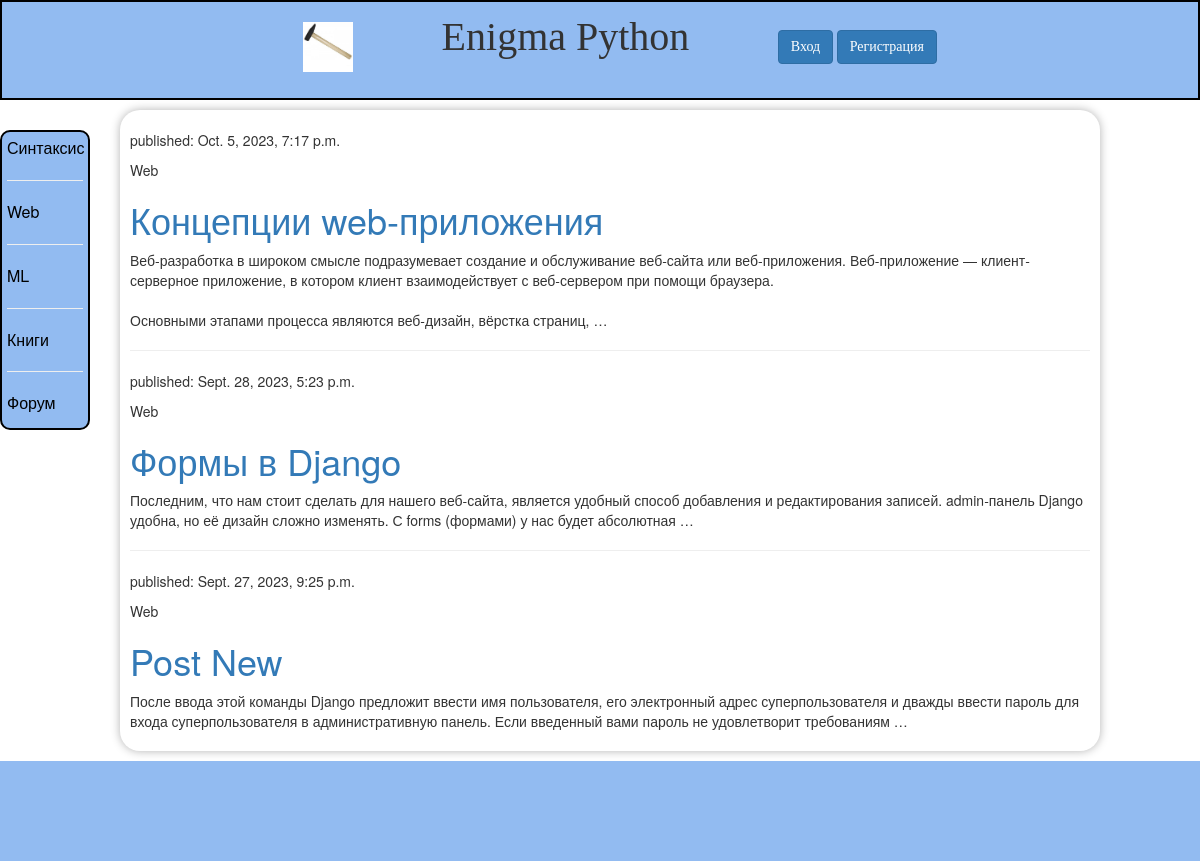
Screenshot of /web/ with the database file from the repository.
### coolsite/models.py (models this page shows, shortened)
class Post(models.Model):
    AUTHOR_CHOICES = (
        ('ML', 'Machine Learning'),
        ('Web', 'Web Development'),
        ('Syntax', 'Programming Syntax'),
        ('Book', 'Book Reviews'),
    )
    author = models.ForeignKey(settings.AUTH_USER_MODEL, on_delete=models.CASCADE)
    choice = models.CharField(max_length=10, choices=AUTHOR_CHOICES, default='Syntax')
    title = models.CharField(max_length=200)
    text = models.TextField()
    img = models.ImageField(upload_to='images/', default='default_image.jpg')
    created_date = models.DateTimeField(default=timezone.now)
    published_date = models.DateTimeField(blank=True, null=True)
    def get_absolute_url(self):
        return reverse('post_detail', args=[str(self.pk)])

### coolsite/views.py (the view)
# urls.py: path('web/', views.web, name='web'),
def web(request):
    post = Post.objects.filter(choice='Web').order_by('-published_date')
    return render(request, 'blog/index.html', {'post': post, 'menu': menu})

### coolsite/templates/blog/index.html
{% extends 'base.html' %}
{% block content %}
        <p>{% for post in post %}</p>
            <p>published: {{ post.published_date }}</p>
            <p> {{ post.choice }}</p>
            <h1><a href="{{ post.get_absolute_url }}">{{ post.title }}</a></h1
            <p>{{ post.text|linebreaksbr|truncatewords:30 }}</p>
            {% if not forloop.last %}
            <hr>
            {% endif %}
    {% endfor %}
{% endblock %}

### coolsite/static/css/coolsite.css (style rules this page uses)
body { height: 100%; margin: 0; }

### rows the page displays
Post: published_date "Oct. 5, 2023, 7:17 p.m.", choice "Web", title "Концепции web-приложения", text "Веб-разработка в широком смысле подразумевает создание и обслуживание веб-сайта или веб-приложения. Веб-приложение — клиент-серверное приложение, в котором клиент взаимодействует с веб-сервером при помощи браузера. Основными этапами процесса являются веб-дизайн, вёрстка страниц, …"
Post: published_date "Sept. 28, 2023, 5:23 p.m.", choice "Web", title "Формы в Django", text "Последним, что нам стоит сделать для нашего веб-сайта, является удобный способ добавления и редактирования записей. admin-панель Django удобна, но её дизайн сложно изменять. С forms (формами) у нас будет абсолютная …"
Post: published_date "Sept. 27, 2023, 9:25 p.m.", choice "Web", title "Post New", text "После ввода этой команды Django предложит ввести имя пользователя, его электронный адрес суперпользователя и дважды ввести пароль для входа суперпользователя в административную панель. Если введенный вами пароль не удовлетворит требованиям …"

### other values shown
{{ menu_items.title }} "Синтаксис" "Web" "ML" "Книги" "Форум"
